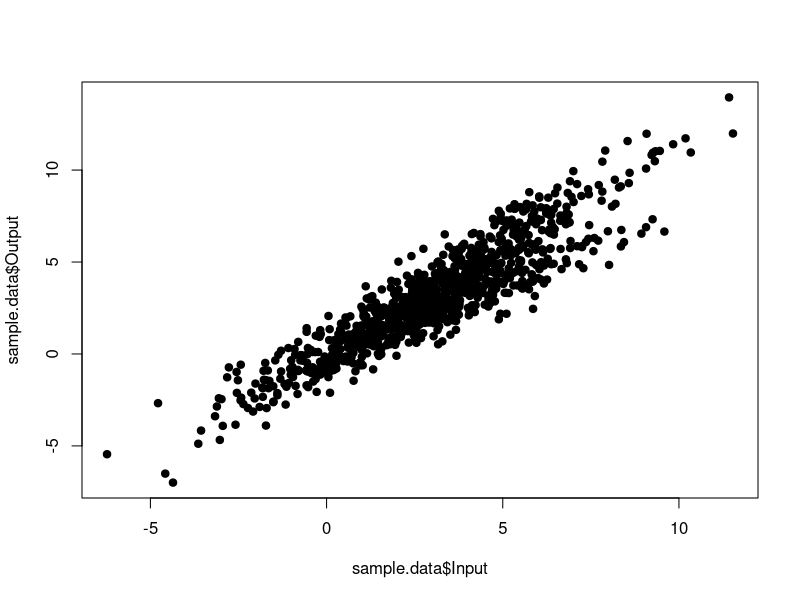
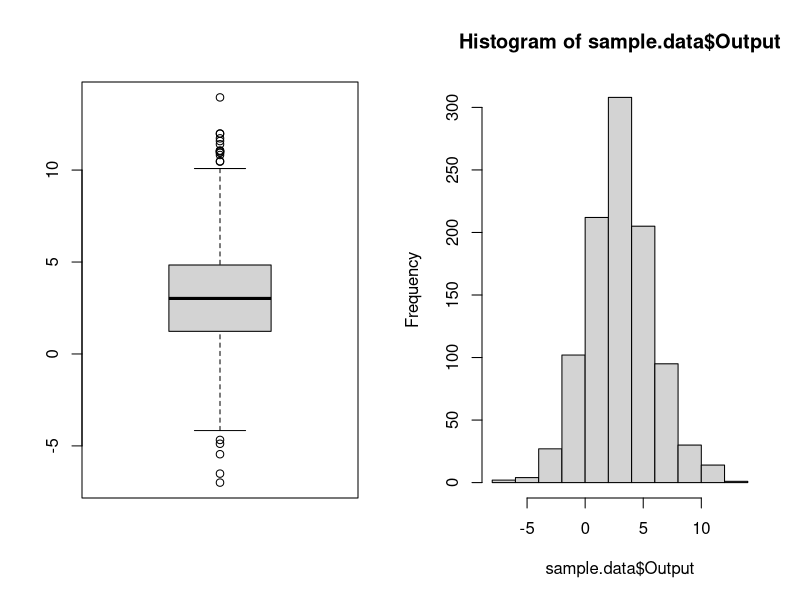
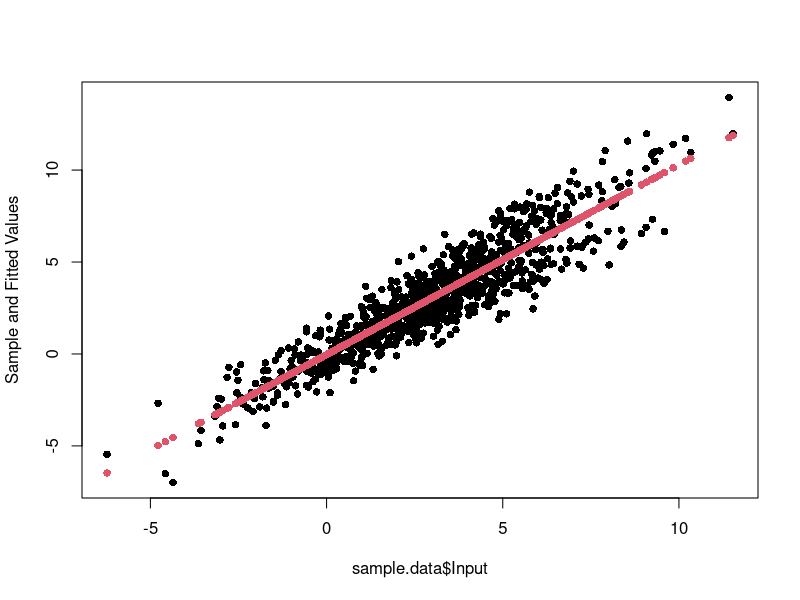
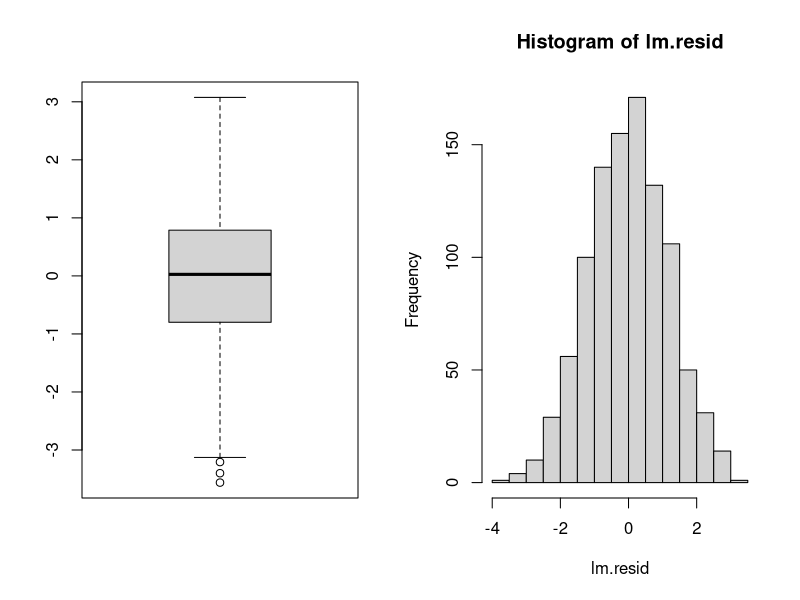
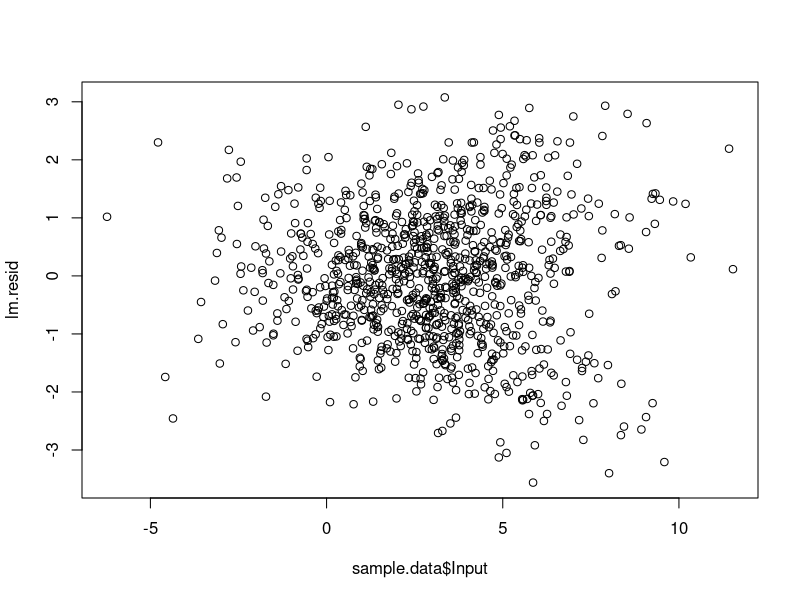
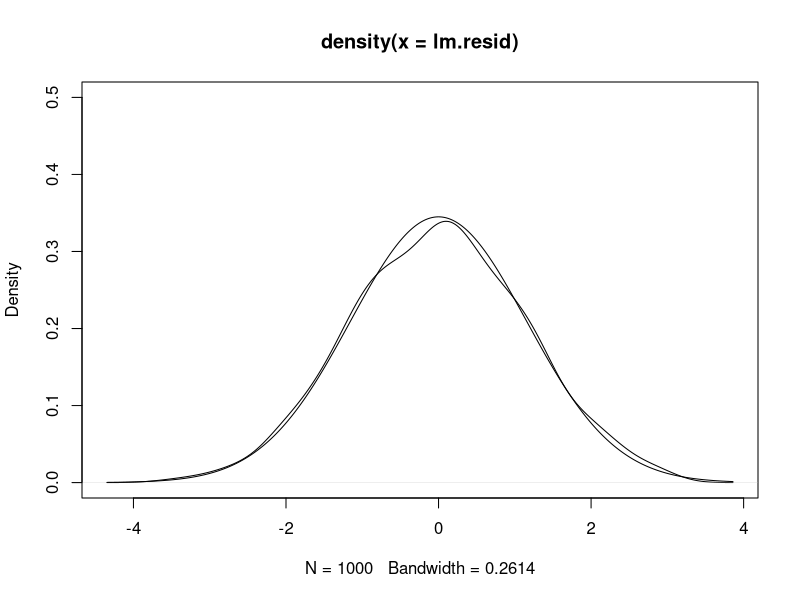
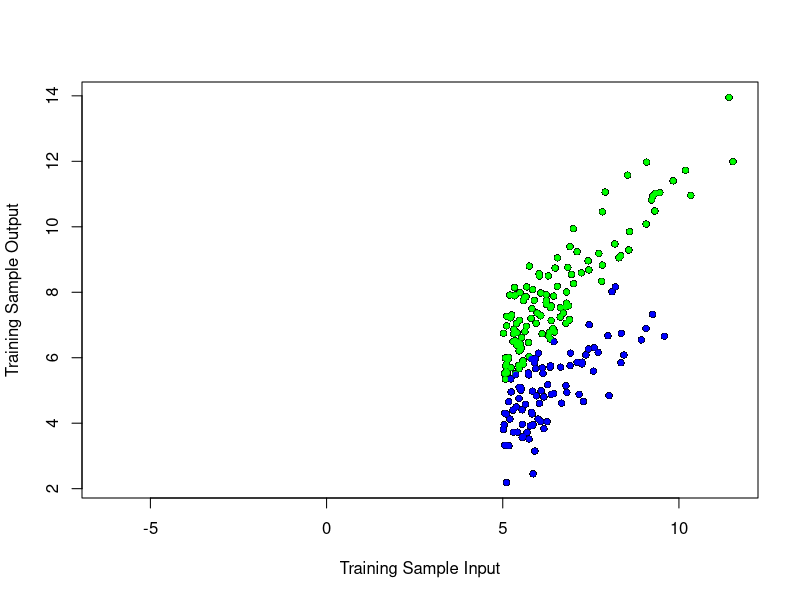

These charts were generated, in order, by the following R code:
## ---- chunk 1
options(scipen = 5)
## ---- chunk 2
# Import linear model ('lm') data
sample.data <- read.csv("ResidualAnalysisProjectData_2.csv")
head(sample.data)
plot(sample.data$Input,sample.data$Output, type="p",pch=19)
par(mfrow=c(1,2))
boxplot(sample.data$Output)
hist(sample.data$Output)
par(mfrow=c(1,1))
sample.n <- length(sample.data$Input)
## ---- chunk 3
lm <- lm(Output ~ Input, sample.data)
lm$coefficients
matplot(sample.data$Input, cbind(sample.data$Output, lm$fitted.values),
       type = "p", pch = 16, ylab = "Sample and Fitted Values")

lm.beta0.est <- lm$coefficients[1]
lm.beta1.est <- lm$coefficients[2]
lm.y.fit <- sample.data$Input * lm.beta1.est + lm.beta0.est
lm.resid <- sample.data$Output - lm.y.fit
## ---- chunk 4
(lm.summary <- summary(lm))
## ---- chunk 5
par(mfrow=c(1,2))
boxplot(lm.resid)
hist(lm.resid)
par(mfrow=c(1,1))
## ---- chunk 6
all.equal(as.vector(lm$residuals), lm.resid)
all.equal(as.vector(lm$fitted.values), lm.y.fit)

lm.resid <- lm$residuals
plot(sample.data$Input, lm.resid)

lm.resid.density <- density(lm.resid)
plot(lm.resid.density, ylim = c(0, 0.5))
lines(lm.resid.density$x,
      dnorm(lm.resid.density$x, mean = mean(lm.resid), sd = sd(lm.resid)))
## ---- chunk 7
# Create vectors for 3 training samples, each with a column of our Input values,
#   followed by a column of NA values
sample.na <- rep(NA, sample.n)
sample.training <- data.frame(trainInput = sample.data$Input, trainOutput = sample.na)
sample.training.steep <- data.frame(trainSteepInput = sample.data$Input, 
                                    trainSteepOutput = sample.na)
sample.training.flat <- data.frame(trainFlatInput = sample.data$Input, 
                                   trainFlatOutput = sample.na)

head(cbind(sample.data, sample.training, sample.training.steep, sample.training.flat))
## ---- chunk 8
# Create a selector for Input >= 5, focusing only on the right area of the plot
selector.training.base <- sample.data$Input >= 5

# Create a selector meeting the above criteria, plus Output above the fitted y line
selector.training.steep <- selector.training.base & (sample.data$Output > lm$fitted.values)

# Create a selector meeting the above criteria, plus Output above the fitted y line
selector.training.flat <- selector.training.base & (sample.data$Output <= lm$fitted.values)

# Replace the NA values in our earlier training vectors with the qualified Output values
#   based on our selectors
sample.training[selector.training.base, 2] <- sample.data[selector.training.base, 2]
sample.training.steep[selector.training.steep, 2] <- sample.data[selector.training.steep, 2]
sample.training.flat[selector.training.flat, 2] <- sample.data[selector.training.flat, 2]

head(sample.training)
head(cbind(sample.data, sample.training, sample.training.steep, sample.training.flat), 10)

plot(sample.training$trainInput, sample.training$trainOutput, 
     pch = 16, ylab = "Training Sample Output", xlab="Training Sample Input")
points(sample.training.steep$trainSteepInput, sample.training.steep$trainSteepOutput, pch = 20, col = "green")
points(sample.training.flat$trainFlatInput, sample.training.flat$trainFlatOutput, pch = 20, col = "blue")
## ---- chunk 9
lm.steep <- lm(trainSteepOutput ~ trainSteepInput, sample.training.steep)
lm.steep.summary <- summary(lm.steep)
lm.flat <- lm(trainFlatOutput ~ trainFlatInput, sample.training.flat)
lm.flat.summary <- summary(lm.flat)
